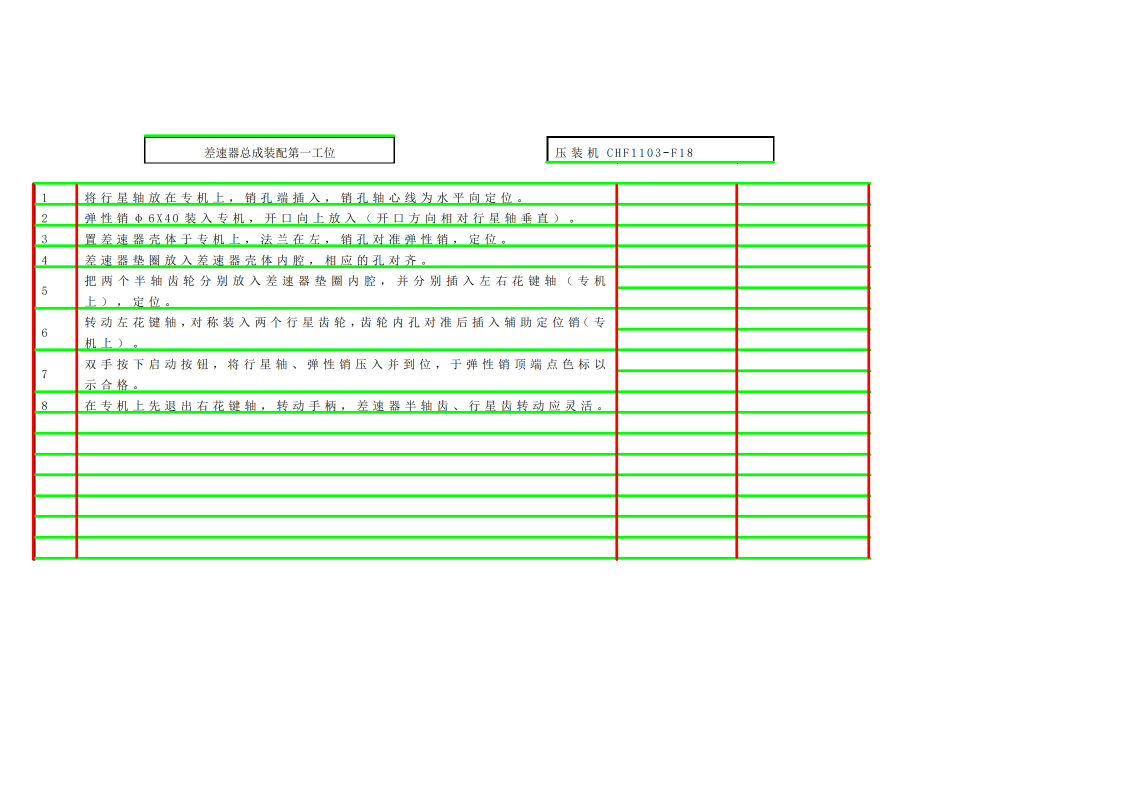
#> input picture scripts/1_01_line.png, 2245 x 1587 px (shown at 1/2 size)
$ python '框线检测.py' 1_01_line.png
#> lines starting #> are read from the running program, lines starting #| are printed output that depends on the picture; after the words box and inside, x2 and y2 are one past the last pixel; in counts of white or black regions, pixels touching at a corner belong together
#> in main, src is the input picture: shape (1587, 2245, 3); mean B, G, R 240.2, 251.5, 241.7
# -*- coding: utf-8 -*-
"""
Created on Tue Jun 16 15:48:11 2020

@author: My Laptop
"""

# -*- coding: utf-8 -*-
"""
Created on Tue Jun 16 14:19:57 2020

@author: My Laptop
"""

# -*- coding: utf-8 -*-
"""
Created on Tue Jun 16 13:48:51 2020

@author: My Laptop
"""

"""
@file hough_lines.py
@brief This program demonstrates line finding with the Hough transform
"""
import sys
import math
import cv2 as cv
import numpy as np

def is_vertical(line):
    return line[0]==line[2]

def is_horizontal(line):
    return line[1]==line[3]

def overlapping_filter(lines, sorting_index):
    filtered_lines = []

    lines = sorted(lines, key=lambda lines: lines[sorting_index])

    for i in range(len(lines)):
            l_curr = lines[i]
            if(i>0):
                l_prev = lines[i-1]
                if ( (l_curr[sorting_index] - l_prev[sorting_index]) > 5):
                    filtered_lines.append(l_curr)
            else:
                filtered_lines.append(l_curr)

    return filtered_lines

def detect_lines(image, title='default', rho = 1, theta = np.pi/180, threshold = 50, minLinLength = 290, maxLineGap = 6, display = False, write = False):
    # Check if image is loaded fine
#> called with title = 'default', rho = 1, theta = 0.0175, threshold = 50, minLinLength = 290, maxLineGap = 6, display = True, write = False
    gray = cv.cvtColor(image, cv.COLOR_BGR2GRAY)
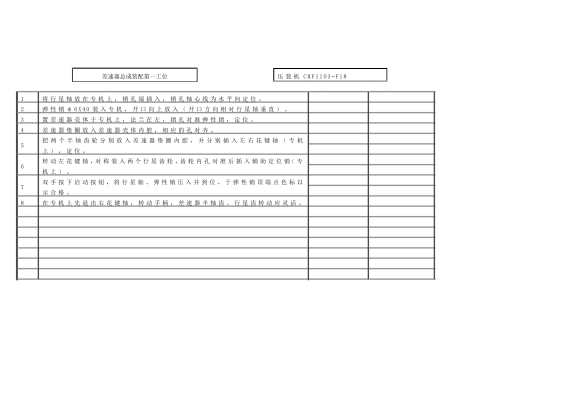
#> gray: shape (1587, 2245) (shown at 1/4 size); min 0, max 255, mean 247.3

    if gray is None:
        print ('Error opening image!')
        return -1

    dst = cv.Canny(gray, 50, 150, None, 3)
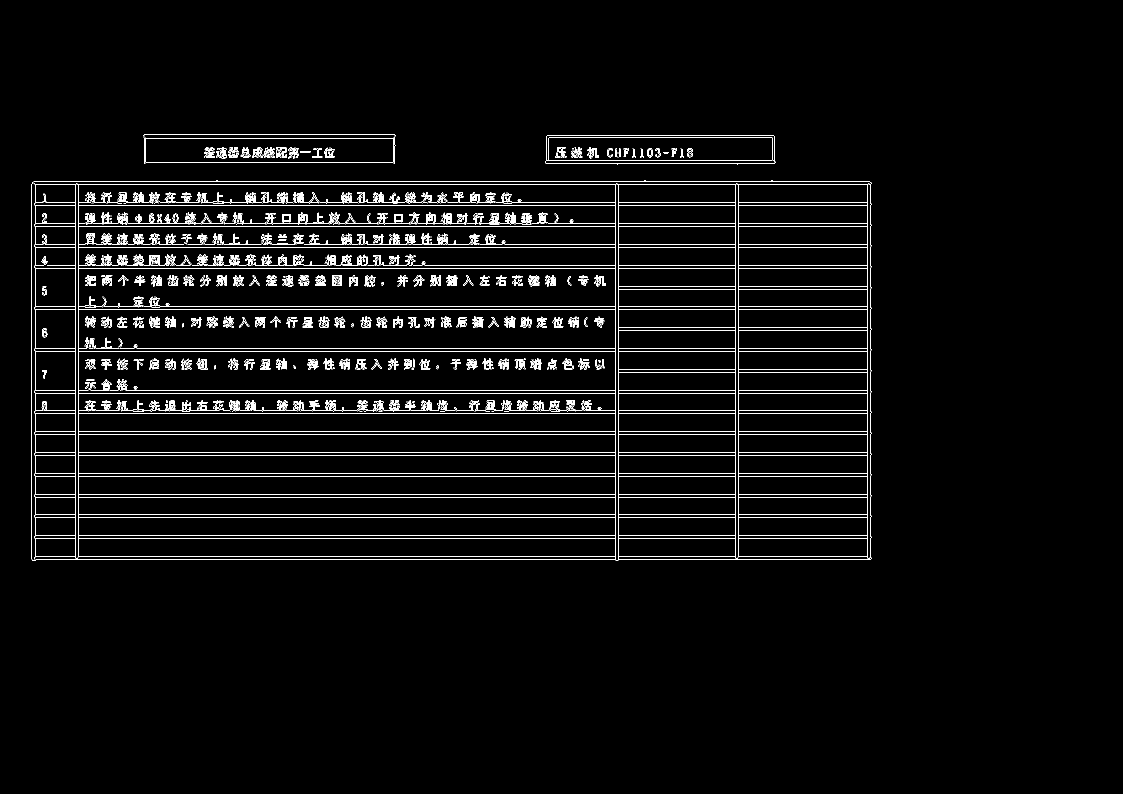
#> dst: shape (1587, 2245) (shown at 1/2 size); 3% white in thin lines or dots, all inside (x1, y1, x2, y2) = (63, 268, 1743, 1122)

    # Copy edges to the images that will display the results in BGR
    cImage = np.copy(image)

    #linesP = cv.HoughLinesP(dst, 1 , np.pi / 180, 50, None, 290, 6)
    linesP = cv.HoughLinesP(dst, rho , theta, threshold, None, minLinLength, maxLineGap)
#> linesP = 53 rows, first 6: [63, 988, 1740, 988], [63, 905, 1740, 905], [63, 1029, 1740, 1029], [63, 536, 1741, 536], [63, 786, 1741, 786], [63, 702, 1741, 702]

    horizontal_lines = []
    vertical_lines = []

    if linesP is not None:
        #for i in range(40, nb_lines):
        for i in range(0, len(linesP)):
            l = linesP[i][0]

            if (is_vertical(l)):
                vertical_lines.append(l)

            elif (is_horizontal(l)):
                horizontal_lines.append(l)
#> this loop made 53 passes
#> after the loop, horizontal_lines = 44 items, first 6: [63, 988, 1740, 988], [63, 905, 1740, 905], [63, 1029, 1740, 1029], [63, 536, 1741, 536], [63, 786, 1741, 786], [63, 702, 1741, 702]; vertical_lines = [[156, 1114, 156, 370], [150, 1114, 150, 370], [1230, 1118, 1230, 370], [1470, 1114, 1470, 370], [63, 1118, 63, 368], [1734, 1114, 1734, 370], [1740, 1118, 1740, 364], [1236, 1120, 1236, 370], [1476, 1114, 1476, 370]]

        horizontal_lines = overlapping_filter(horizontal_lines, 1)
#> in overlapping_filter, `lines = sorted(lines, key=lambda lines: lines[sorting_index])`: lines = 44 items, first 6: [290, 268, 787, 268], [1094, 271, 1547, 271], [1093, 275, 1548, 275], [288, 276, 789, 276], [1093, 321, 1548, 321], [288, 324, 789, 324]
#> the loop in overlapping_filter, `for i in range(len(lines)):` made 44 passes
#> (l_curr, l_prev) on passes 2 to 9: ([1094, 271, 1547, 271], [290, 268, 787, 268]), ([1093, 275, 1548, 275], [1094, 271, 1547, 271]), ([288, 276, 789, 276], [1093, 275, 1548, 275]), ([1093, 321, 1548, 321], [288, 276, 789, 276]), ([288, 324, 789, 324], [1093, 321, 1548, 321]), ([1093, 327, 1547, 327], [288, 324, 789, 324]), ([67, 363, 1739, 363], [1093, 327, 1547, 327]), ([63, 369, 1741, 369], [67, 363, 1739, 363])
#> after the loop in overlapping_filter, `for i in range(len(lines)):`: filtered_lines = 39 items, first 6: [290, 268, 787, 268], [1093, 321, 1548, 321], [67, 363, 1739, 363], [63, 369, 1741, 369], [1024, 405, 1740, 405], [63, 411, 1741, 411]
#> horizontal_lines has the same summary as filtered_lines in overlapping_filter
        vertical_lines = overlapping_filter(vertical_lines, 0)
#> the loop in overlapping_filter (call 2), `for i in range(len(lines)):` made 9 passes
#> (l_curr, l_prev) on passes 2 to 9: ([150, 1114, 150, 370], [63, 1118, 63, 368]), ([156, 1114, 156, 370], [150, 1114, 150, 370]), ([1230, 1118, 1230, 370], [156, 1114, 156, 370]), ([1236, 1120, 1236, 370], [1230, 1118, 1230, 370]), ([1470, 1114, 1470, 370], [1236, 1120, 1236, 370]), ([1476, 1114, 1476, 370], [1470, 1114, 1470, 370]), ([1734, 1114, 1734, 370], [1476, 1114, 1476, 370]), ([1740, 1118, 1740, 364], [1734, 1114, 1734, 370])
#> vertical_lines = [[63, 1118, 63, 368], [150, 1114, 150, 370], [156, 1114, 156, 370], [1230, 1118, 1230, 370], [1236, 1120, 1236, 370], [1470, 1114, 1470, 370], [1476, 1114, 1476, 370], [1734, 1114, 1734, 370], [1740, 1118, 1740, 364]]

    if (display):
        for i, line in enumerate(horizontal_lines):
            cv.line(cImage, (line[0], line[1]), (line[2], line[3]), (0,255,0), 3, cv.LINE_AA)
#> this loop made 39 passes
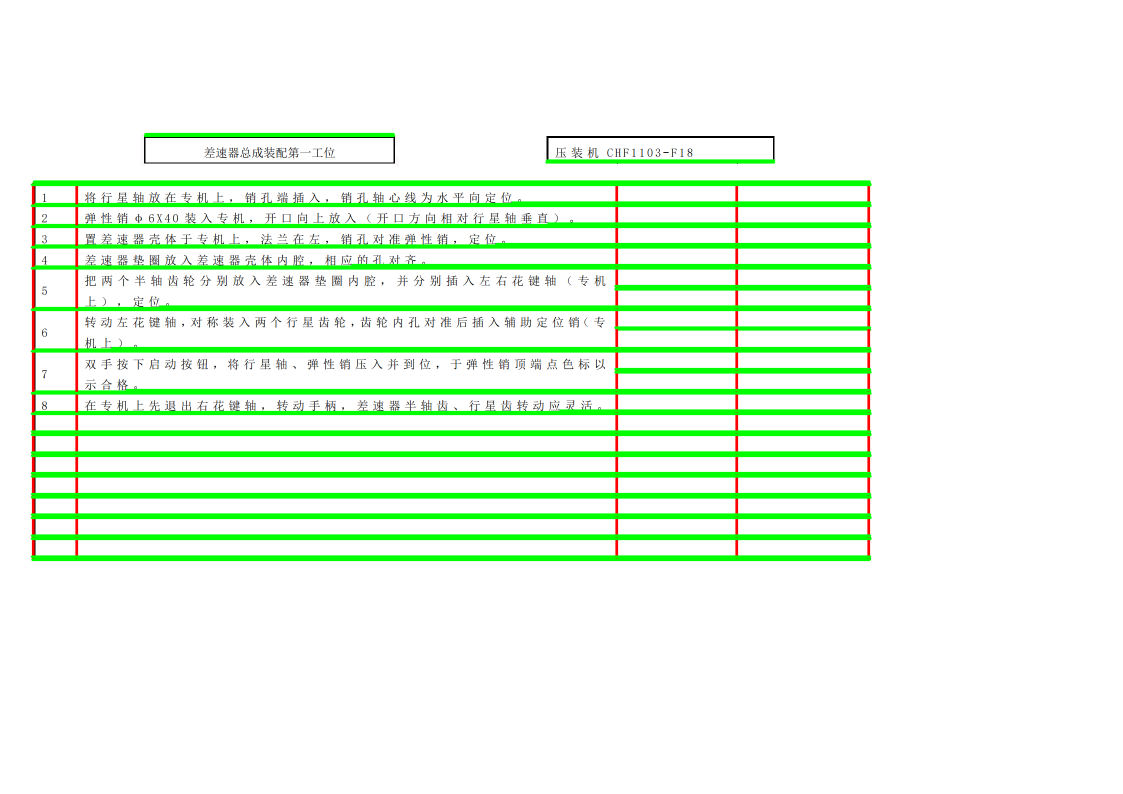
#> cImage: shape (1587, 2245, 3) (shown at 1/2 size); 5.93% of pixels changed, all inside (x1, y1, x2, y2) = (60, 265, 1745, 1123)

            # cv.putText(cImage, str(i) + "h", (line[0] + 5, line[1]), cv.FONT_HERSHEY_SIMPLEX,
            #            0.5, (0, 0, 0), 1, cv.LINE_AA)

        for i, line in enumerate(vertical_lines):
            cv.line(cImage, (line[0], line[1]), (line[2], line[3]), (0,0,255), 3, cv.LINE_AA)
#> this loop made 9 passes
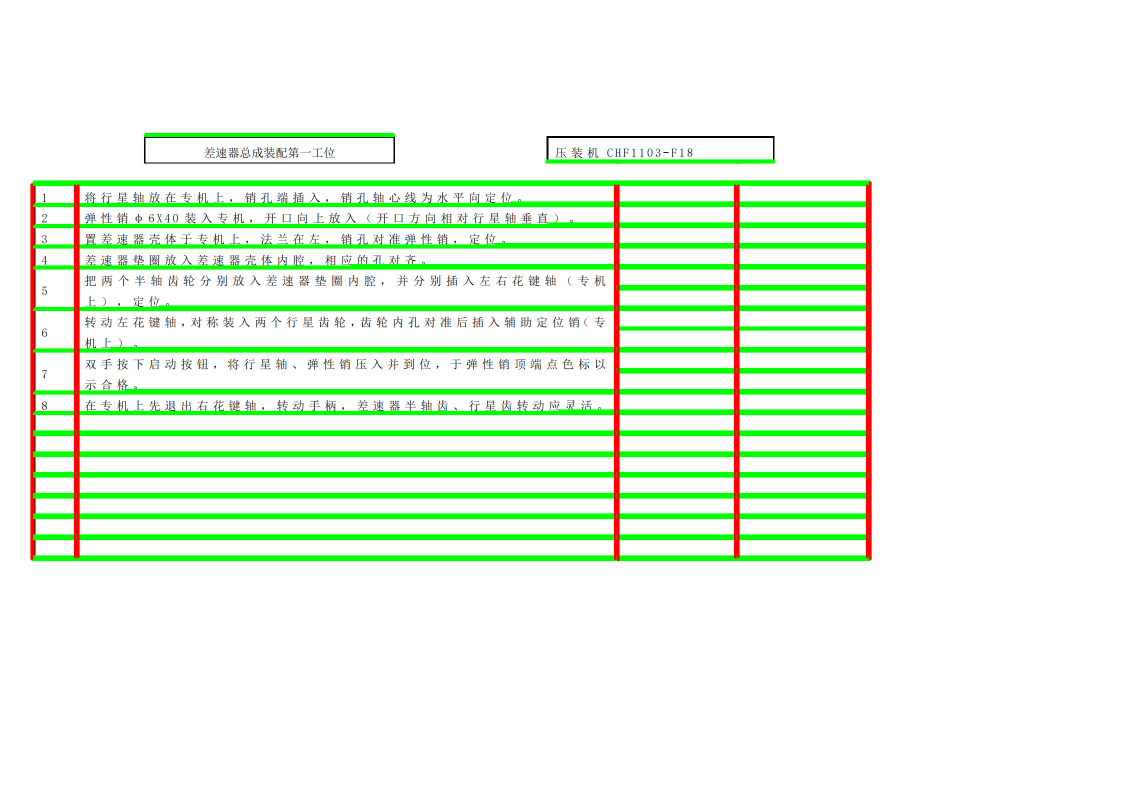
#> cImage: shape (1587, 2245, 3) (shown at 1/2 size); 0.89% of pixels changed, all inside (x1, y1, x2, y2) = (60, 362, 1744, 1123)
            # cv.putText(cImage, str(i) + "v", (line[0], line[1] + 5), cv.FONT_HERSHEY_SIMPLEX,
            #            0.5, (0, 0, 0), 1, cv.LINE_AA)

        cv.imshow("Source", cImage)
        cv.imwrite("1line.png",cImage)
        #cv.imshow("Canny", cdstP)
        cv.waitKey(0)
        cv.destroyAllWindows()

    if (write):
        cv.imwrite("../images/" + title + ".png", cImage);

    return (horizontal_lines, vertical_lines)

def get_cropped_image(image, x, y, w, h):
    cropped_image = image[ y:y+h , x:x+w ]
    return cropped_image

# [12 lines left out: function get_ROI, not called in this run]

def main(argv):

    default_file = '../images/table.png'
    filename = argv[0] if len(argv) > 0 else default_file

    src = cv.imread(cv.samples.findFile(filename))

    # Loads an image
    horizontal, vertical = detect_lines(src, display=True)
#> horizontal has the same summary as filtered_lines in overlapping_filter; vertical has the same summary as vertical_lines in detect_lines

    return 0

if __name__ == "__main__":
    main(sys.argv[1:])

$ run again, on images/bw_invert.png
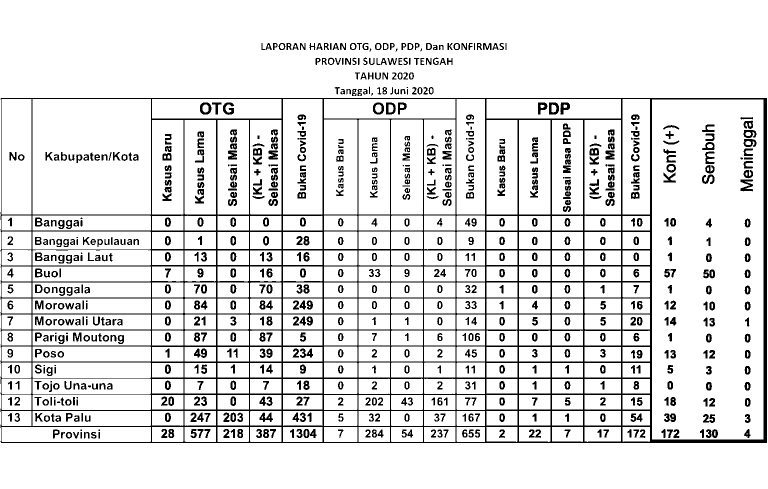
#> input picture images/bw_invert.png, 1536 x 978 px (shown at 1/2 size)
#> in main, src is the input picture: shape (978, 1536, 3); 88.5% white; 841 black regions (31 under 20 px), largest, box (x1, y1, x2, y2) and area: (1, 196, 1534, 886) 87071, (1481, 359, 1506, 383) 352, (1098, 205, 1118, 229) 311
#> dst: shape (978, 1536); 6.6% white in thin lines or dots, all inside (x1, y1, x2, y2) = (0, 85, 1534, 886)
#> linesP = 66 rows, first 6: [1, 428, 1303, 428], [1, 690, 1303, 690], [1, 626, 1303, 626], [3, 195, 1532, 195], [0, 594, 1303, 594], [1, 460, 1303, 460]
#> the loop in detect_lines, `for i in range(0, len(linesP)):` made 66 passes
#> after the loop in detect_lines, `for i in range(0, len(linesP)):`: horizontal_lines = 36 items, first 6: [1, 428, 1303, 428], [1, 690, 1303, 690], [1, 626, 1303, 626], [3, 195, 1532, 195], [0, 594, 1303, 594], [1, 460, 1303, 460]; vertical_lines = 30 items, first 6: [1533, 885, 1533, 196], [565, 885, 565, 199], [972, 881, 972, 199], [1299, 882, 1299, 198], [1168, 881, 1168, 241], [1, 756, 1, 439]
#> lines = 36 items, first 6: [3, 195, 1532, 195], [1, 428, 1303, 428], [300, 431, 648, 431], [1, 460, 1303, 460], [300, 463, 648, 463], [301, 497, 1303, 497]
#> the loop in overlapping_filter, `for i in range(len(lines)):` made 36 passes
#> (l_curr, l_prev) on passes 2 to 9: ([1, 428, 1303, 428], [3, 195, 1532, 195]), ([300, 431, 648, 431], [1, 428, 1303, 428]), ([1, 460, 1303, 460], [300, 431, 648, 431]), ([300, 463, 648, 463], [1, 460, 1303, 460]), ([301, 497, 1303, 497], [300, 463, 648, 463]), ([4, 498, 300, 498], [301, 497, 1303, 497]), ([135, 500, 1303, 500], [4, 498, 300, 498]), ([301, 529, 647, 529], [135, 500, 1303, 500])
#> after the loop in overlapping_filter, `for i in range(len(lines)):`: filtered_lines = 16 items, first 6: [3, 195, 1532, 195], [1, 428, 1303, 428], [1, 460, 1303, 460], [301, 497, 1303, 497], [301, 529, 647, 529], [969, 561, 1303, 561]
#> in detect_lines, `horizontal_lines = overlapping_filter(horizontal_lines, 1)`: horizontal_lines has the same summary as filtered_lines in overlapping_filter
#> the loop in overlapping_filter (call 2), `for i in range(len(lines)):` made 30 passes
#> (l_curr, l_prev) on passes 2 to 9: ([3, 758, 3, 440], [1, 756, 1, 439]), ([62, 851, 62, 198], [3, 758, 3, 440]), ([301, 885, 301, 198], [62, 851, 62, 198]), ([366, 882, 366, 240], [301, 885, 301, 198]), ([431, 882, 431, 240], [366, 882, 366, 240]), ([434, 885, 434, 241], [431, 882, 431, 240]), ([497, 885, 497, 240], [434, 885, 434, 241]), ([562, 882, 562, 198], [497, 885, 497, 240])
#> in detect_lines, `vertical_lines = overlapping_filter(vertical_lines, 0)`: vertical_lines = 20 items, first 6: [1, 756, 1, 439], [62, 851, 62, 198], [301, 885, 301, 198], [366, 882, 366, 240], [431, 882, 431, 240], [497, 885, 497, 240]
#> the loop in detect_lines, `for i, line in enumerate(horizontal_lines):` made 16 passes
#> after the loop in detect_lines, `for i, line in enumerate(horizontal_lines):`:
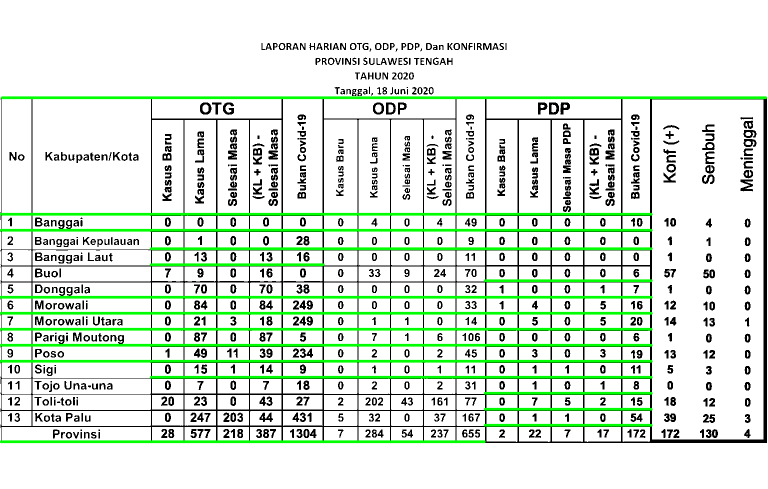
#> cImage: shape (978, 1536, 3) (shown at 1/2 size); 7.15% of pixels changed, all inside (x1, y1, x2, y2) = (0, 192, 1536, 887)
#> the loop in detect_lines, `for i, line in enumerate(vertical_lines):` made 20 passes
#> after the loop in detect_lines, `for i, line in enumerate(vertical_lines):`:
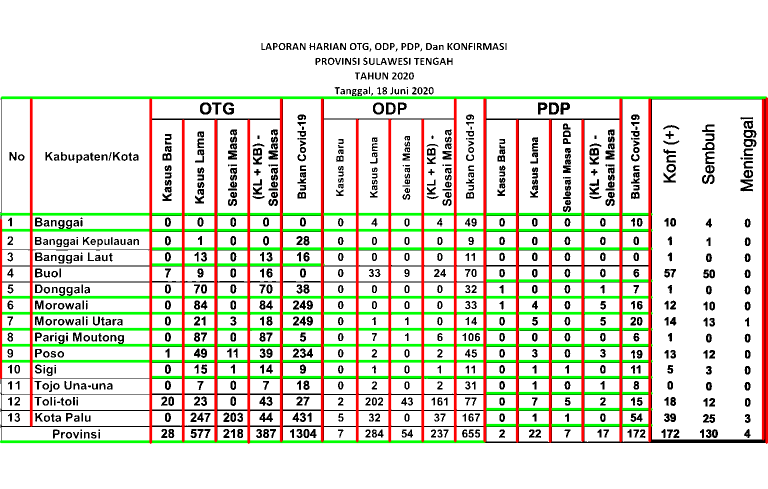
#> cImage: shape (978, 1536, 3) (shown at 1/2 size); 5.96% of pixels changed, all inside (x1, y1, x2, y2) = (0, 194, 1536, 888)
#> horizontal has the same summary as filtered_lines in overlapping_filter; vertical has the same summary as vertical_lines in detect_lines
